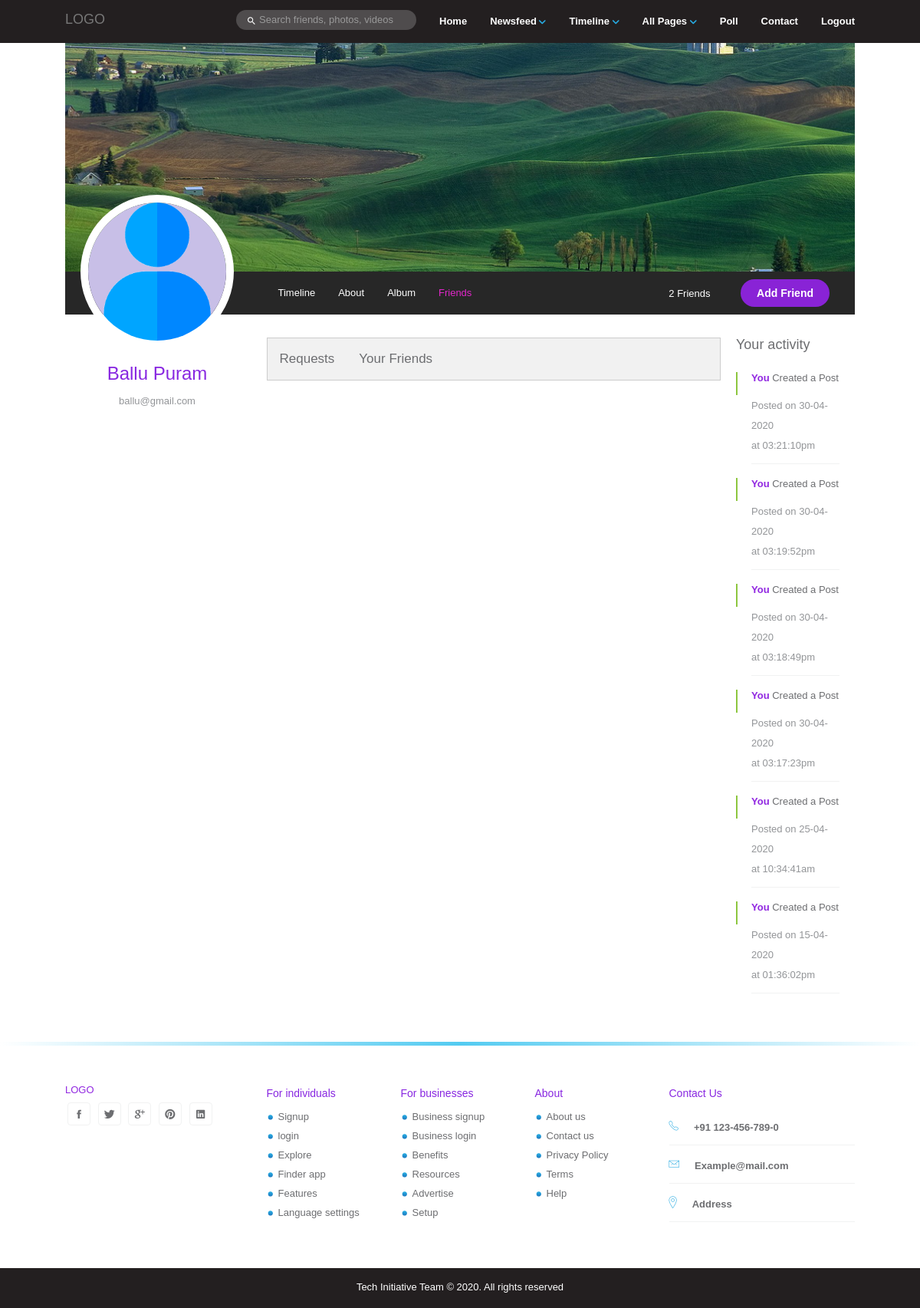
Screenshot of /timeline-friends.php (signed in) with the database file from the repository.
### tables this page shows
CREATE TABLE `users` (
  `id` int(11) NOT NULL,
  `firstname` text NOT NULL,
  `lastname` text NOT NULL,
  `email` text NOT NULL,
  `password` text NOT NULL,
  `day` int(11) NOT NULL,
  `month` text NOT NULL,
  `year` int(11) NOT NULL,
  `gender` text NOT NULL,
  `state` text NOT NULL,
  `country` text NOT NULL,
  `district` text NOT NULL,
  `profile` text NOT NULL,
  `cover` text NOT NULL,
  `about` text NOT NULL
);

CREATE TABLE `activity` (
  `sr` int(11) NOT NULL,
  `uid` text NOT NULL,
  `act` text NOT NULL,
  `actt` int(11) NOT NULL
);

### php/timeline/timeline.php (called while the page is built, shortened)
<?php
include("php/index/database/database.php");
if(isset($_SESSION['id']))
{
$id=$_SESSION['id'];
$qry="SELECT * from users where id = $id";
$result = mysqli_query($conn, $qry);
if (mysqli_num_rows($result) > 0)
{
    while($row = mysqli_fetch_assoc($result))
    {
        $firstname=ucfirst($row['firstname']);
        $lastname=ucfirst($row['lastname']);
        $email=$row['email'];
        $profile=$row['profile'];
    }
}
else
{
          ?>
          <script type="text/javascript">
            window.location.href="index.php";
          </script>
          <?php
}
}
else
{
	header("location:index.php");
}
$sql = "SELECT * from activity where uid = $id ORDER BY sr DESC";
$result = mysqli_query($conn, $sql);
$activity = mysqli_fetch_all($result, MYSQLI_ASSOC);
$follower=0;
?>

### timeline-friends.php (the view, shortened to what this page needs)
<?php include("php/timeline/timeline.php"); ?>
<!DOCTYPE html>
<html lang="en">
  <head>
    <link rel="stylesheet" href="css/bootstrap.min.css" />
    <link rel="stylesheet" href="css/style.css" />
    <link rel="stylesheet" href="css/style2.css" />
    <link rel="stylesheet" href="css/timeline.css" />
    <link rel="stylesheet" href="css/ionicons.min.css" />
    <link rel="stylesheet" href="css/font-awesome.min.css" />
  </head>
  <body>
    <header id="header">
      <nav class="navbar navbar-default navbar-fixed-top menu">
        <div class="container">
          <div class="navbar-header">
            <a class="navbar-brand" href="index.php"><span>LOGO</span> </a>
          </div>
          <div class="collapse navbar-collapse" id="bs-example-navbar-collapse-1">
            <ul class="nav navbar-nav navbar-right main-menu">
              <li class="dropdown">
                <a
                  href="index.php"
                  role="button"
                  aria-haspopup="true"
                  aria-expanded="false"
                  >Home </a>
              </li>
              <li class="dropdown">
                <a
                  href="#"
                  class="dropdown-toggle"
                  data-toggle="dropdown"
                  role="button"
                  aria-haspopup="true"
                  aria-expanded="false"
                  >Newsfeed <span><img src="images/down-arrow.png" alt=""/></span
                ></a>
              </li>
              <li class="dropdown">
                <a
                  href="#"
                  class="dropdown-toggle"
                  data-toggle="dropdown"
                  role="button"
                  aria-haspopup="true"
                  aria-expanded="false"
                  >Timeline <span><img src="images/down-arrow.png" alt=""/></span
                ></a>
              </li>
              <li class="dropdown">
                <a
                  href="#"
                  class="dropdown-toggle pages"
                  data-toggle="dropdown"
                  role="button"
                  aria-haspopup="true"
                  aria-expanded="false"
                  >All Pages <span><img src="images/down-arrow.png" alt=""/></span
                ></a>
              </li>
              <li class="dropdown"><a href="poll.html">Poll</a></li>
              <li class="dropdown"><a href="contact.html">Contact</a></li>
              <li class="dropdown"><a href="php/index/logout.php">Logout</a></li>
            </ul>
            <form class="navbar-form navbar-right hidden-sm">
              <div class="form-group">
                <i class="icon ion-android-search"></i>
                <input
                  type="text"
                  class="form-control"
                  placeholder="Search friends, photos, videos"
                />
              </div>
            </form>
          </div>
        </div>
      </nav>
    </header>
    <div class="container">
      <div class="timeline">
        <div class="timeline-cover">
          <div class="timeline-nav-bar hidden-sm hidden-xs">
            <div class="row">
              <div class="col-md-3">
                <div class="profile-info">
                  <img
                    src="php/index/usr/<?php echo $profile; ?>"
                    alt=""
                    class="img-responsive profile-photo"
                  />
                  <h3><?php echo "$firstname $lastname" ?></h3>
                  <p class="text-muted"><?php echo "$email"; ?></p>
                </div>
              </div>
              <div class="col-md-9">
                <ul class="list-inline profile-menu">
                  <li><a href="timeline.php">Timeline</a></li>
                  <li><a href="timeline-about.html">About</a></li>
                  <li><a href="timeline-album.php">Album</a></li>
                  <li><a href="timeline-friends.php" class="active">Friends</a></li>
                </ul>
                <ul class="follow-me list-inline">
                  <li><?php echo $follower ?> Friends</li>
                  <li>
                    <a href="timeline-add-friend.php" class="add-friend">Add Friend</a>
                  </li>
                </ul>
              </div>
            </div>
          </div>
        </div>
        <div id="page-contents">
          <div class="row">
            <div class="col-md-3"></div>
            <div class="col-md-7">
              <div class="tab">
                <button class="tablinks" onclick="openCity(event, 'London')" id="defaultOpen">Requests</button>
                <button class="tablinks" onclick="openCity(event, 'Paris')">Your Friends</button>
              </div>
            </div>
            <div class="col-md-2 static">
              <div id="sticky-sidebar">
                <h4 class="grey">Your activity</h4>
                <?php foreach ($activity as $act): ?>
                  <div class="feed-item">
                    <div class="live-activity">
                      <p><a href="#" class="profile-link">You </a><?php echo $act['act']; ?></p>
                      <p class="text-muted"><?php echo "Posted on " . date("d-m-Y", $act['actt']); echo "<br> at ".date("h:i:sa",$act['actt']); ?></p>
                    </div>
                  </div>
                <?php endforeach ?>
              </div>
            </div>
          </div>
        </div>
      </div>
    </div>
    <footer id="footer">
      <div class="container">
        <div class="row">
          <div class="footer-wrapper">
            <div class="col-md-3 col-sm-3">
              <a href=""><img src="#" alt="" class="footer-logo"/>LOGO</a>
              <ul class="list-inline social-icons">
                <li>
                  <a href="#"><i class="icon ion-social-facebook"></i></a>
                </li>
                <li>
                  <a href="#"><i class="icon ion-social-twitter"></i></a>
                </li>
                <li>
                  <a href="#"><i class="icon ion-social-googleplus"></i></a>
                </li>
                <li>
                  <a href="#"><i class="icon ion-social-pinterest"></i></a>
                </li>
                <li>
                  <a href="#"><i class="icon ion-social-linkedin"></i></a>
                </li>
              </ul>
            </div>
            <div class="col-md-2 col-sm-2">
              <h5>For individuals</h5>
              <ul class="footer-links">
                <li><a href="">Signup</a></li>
                <li><a href="">login</a></li>
                <li><a href="">Explore</a></li>
                <li><a href="">Finder app</a></li>
                <li><a href="">Features</a></li>
                <li><a href="">Language settings</a></li>
              </ul>
            </div>
            <div class="col-md-2 col-sm-2">
              <h5>For businesses</h5>
              <ul class="footer-links">
                <li><a href="">Business signup</a></li>
                <li><a href="">Business login</a></li>
                <li><a href="">Benefits</a></li>
                <li><a href="">Resources</a></li>
                <li><a href="">Advertise</a></li>
                <li><a href="">Setup</a></li>
              </ul>
            </div>
            <div class="col-md-2 col-sm-2">
              <h5>About</h5>
              <ul class="footer-links">
                <li><a href="">About us</a></li>
                <li><a href="">Contact us</a></li>
                <li><a href="">Privacy Policy</a></li>
                <li><a href="">Terms</a></li>
                <li><a href="">Help</a></li>
              </ul>
            </div>
            <div class="col-md-3 col-sm-3">
              <h5>Contact Us</h5>
              <ul class="contact">
                <li><i class="icon ion-ios-telephone-outline"></i>+91 123-456-789-0</li>
                <li><i class="icon ion-ios-email-outline"></i>Example@mail.com</li>
                <li><i class="icon ion-ios-location-outline"></i>Address</li>
              </ul>
            </div>
          </div>
        </div>
      </div>
      <div class="copyright">
        <p>Tech Initiative Team © 2020. All rights reserved</p>
      </div>
    </footer>
  </body>
</html>

### css/style.css (style rules this page uses)
html, body { height: 100%; width: 100%; }
body { font-family: 'Lato', sans-serif; line-height: 26px; color: #6d6e71; font-size: 13px; }
h1, h2, h3, h4, h5, h6 { color: #8827e1; }
h1.grey, h2.grey, h3.grey, h4.grey, h5.grey, h6.grey { color: #6d6e71; margin: 0 auto 20px; }
.profile-link { font-weight: 600; }
.text-muted { color: #939598; }
a { color: #9127e1; }
a, a:active, a:focus { outline: none; }
.container { max-width: 1050px; }
#page-contents { padding: 30px 0 50px; }
img.profile-photo { height: 58px; width: 58px; border-radius: 50%; }
ul { padding-left: 15px; }
ul li { list-style-image: url('../images/bullet.png'); }
.static { position: static; }
.form-control { background: #fff; border: 1px solid #f1f2f2; box-shadow: none; border-radius: 4px; color: #939598; width: 100% !important; }
#header { min-height: 50px; }
.menu { background: #231f20; border: none; border-radius: 0; margin-bottom: 0; }
.menu form { margin: 12px 0; }
.menu form .form-group { position: relative; }
.menu form .form-group i.icon { position: absolute; left: 15px; top: 3px; color: #fff; }
.menu form .form-group input.form-control { background: rgba(255, 255, 255, 0.2); border: 0; box-shadow: none; min-width: 235px; color: #fff; height: 26px; border-radius: 13px; font-size: 13px; padding-left: 30px; }
.menu ul.main-menu li a { line-height: 26px; }
.menu ul.main-menu li.dropdown a { color: #fff; font-size: 13px; font-weight: 600; }
.timeline-cover { background-position: center; background-size: cover; min-height: 360px; border-radius: 0 0 4px 4px; position: relative; }
.timeline-cover .timeline-nav-bar { background: #272727; width: 100%; position: absolute; bottom: 0px; }
.timeline-cover .timeline-nav-bar .profile-info { position: absolute; text-align: center; padding: 0 20px; top: -100px; z-index: 999; }
.timeline-cover .timeline-nav-bar .profile-info img.profile-photo { height: 200px; width: 200px; border-radius: 50%; border: 10px solid #fff; }
.timeline-cover .timeline-nav-bar ul.profile-menu { margin: 0; display: table; }
.timeline-cover .timeline-nav-bar .profile-menu li { display: table-cell; vertical-align: middle; padding: 15px 0; }
.timeline-cover .timeline-nav-bar .profile-menu li a { color: #fff; padding: 15px; text-decoration: none; }
.timeline-cover .timeline-nav-bar .profile-menu li a.active { color: #e127ca; }
.timeline-cover .timeline-nav-bar ul.follow-me { margin: 7px; position: absolute; right: 15px; top: 2px; }
.timeline-cover .timeline-nav-bar .follow-me li { padding: 6px 15px; color: #fff; }
.feed-item { text-align: left; margin-bottom: 13px; padding: 0 20px; position: relative; }
.feed-item::before { border-left: 2px solid #8dc63f; position: absolute; height: 30px; content: ''; left: 0; top: 5px; }
.feed-item .live-activity { border-bottom: 1px solid #f1f2f2; }
#footer { background: #fff; position: relative; }
#footer::before { content: ''; background: linear-gradient(to right, #ffffff 0%, #53cbf1 50%, #ffffff 100%); height: 5px; width: 100%; position: absolute; }
.footer-wrapper { padding: 50px 0; float: left; width: 100%; }
ul.social-icons { margin: 0; }
ul.social-icons li { background: transparent; width: 30px; height: 30px; border: 1px solid #f1f2f2; border-radius: 4px; margin: 3px; text-align: center; }
ul.social-icons li a { color: #6d6e71; font-size: 15px; line-height: 30px; }
ul.footer-links li { line-height: 25px; }
ul.footer-links li a { color: #6d6e71; }
ul.contact { margin: 0; padding: 0; }
ul.contact li { list-style: none; padding: 15px 0; border-bottom: 1px solid #f1f2f2; font-size: 13px; font-weight: 600; line-height: 15px; }
ul.contact li i { font-size: 18px; margin-right: 20px; color: #27aae1; }
.copyright { background: #231f20; text-align: center; color: #fff; padding: 12px 0 4px; }

### css/style2.css (style rules this page uses)
.add-friend:link { background: #8923d6 !important; padding: 10px 21px; border: none; font-size: 14px; border-radius: 4px; color: #fff !important; position: relative; font-weight: 600; outline: none; border-radius: 30px; margin: 0px 6px; text-decoration: none !important; }

### css/timeline.css (style rules this page uses)
body { font-family: Arial; }
.tab { overflow: hidden; border: 1px solid #ccc; background-color: #f1f1f1; }
.tab button { background-color: inherit; float: left; border: none; outline: none; cursor: pointer; padding: 14px 16px; transition: 0.3s; font-size: 17px; }

### rows the page displays
users: profile (placeholder picture), firstname "Ballu", lastname "Puram", email "ballu@gmail.com"
activity: act "Created a Post", actt "30-04-2020", actt "03:21:10pm"
activity: act "Created a Post", actt "30-04-2020", actt "03:19:52pm"
activity: act "Created a Post", actt "30-04-2020", actt "03:18:49pm"
activity: act "Created a Post", actt "30-04-2020", actt "03:17:23pm"
activity: act "Created a Post", actt "25-04-2020", actt "10:34:41am"
activity: act "Created a Post", actt "15-04-2020", actt "01:36:02pm"

### other values shown
$follower "2"
